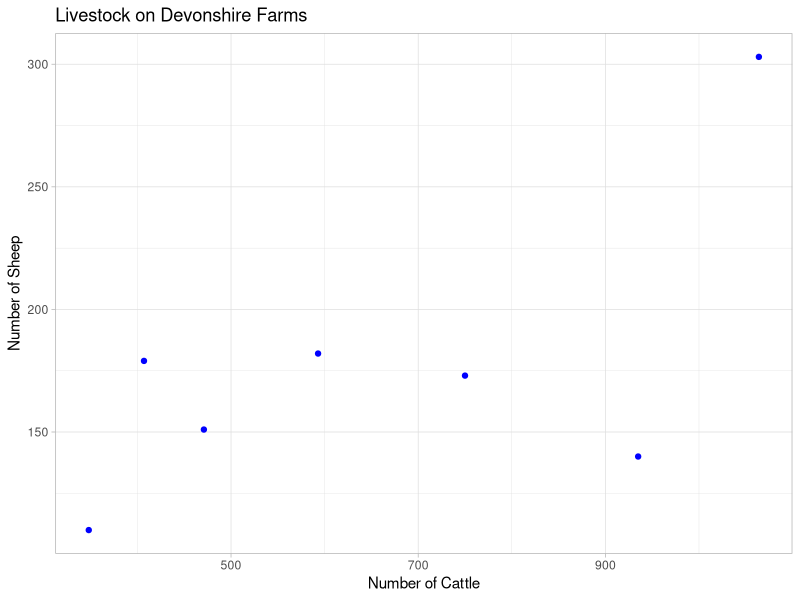
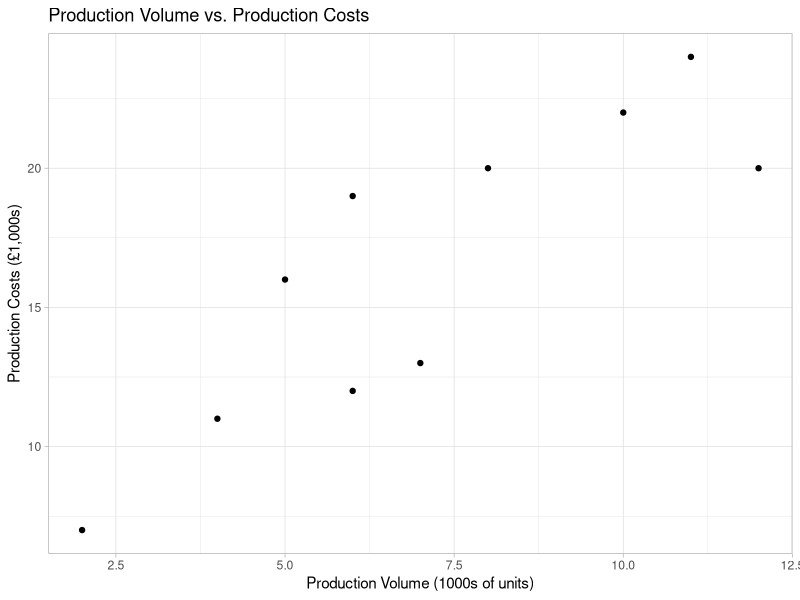
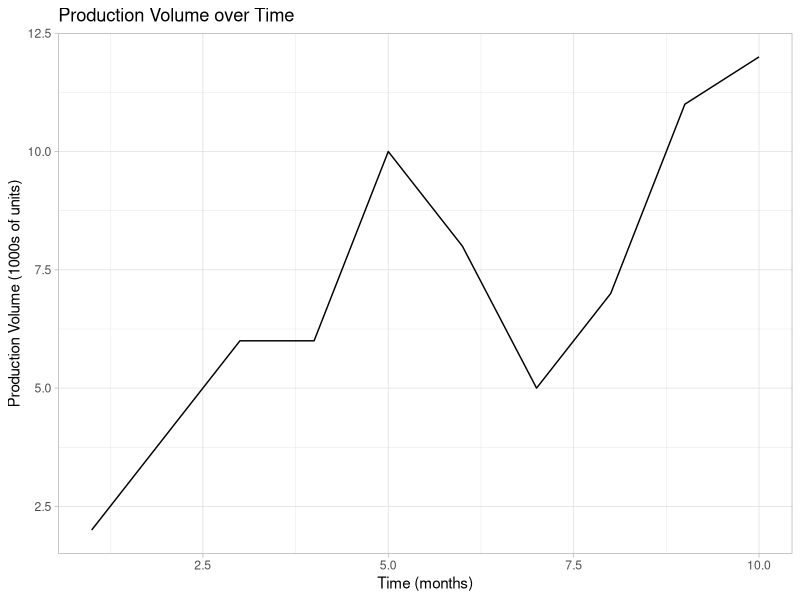
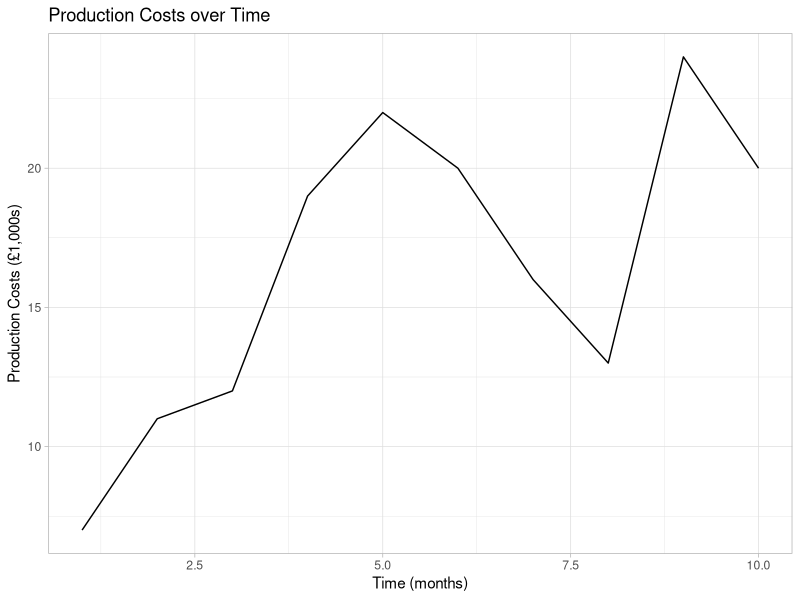
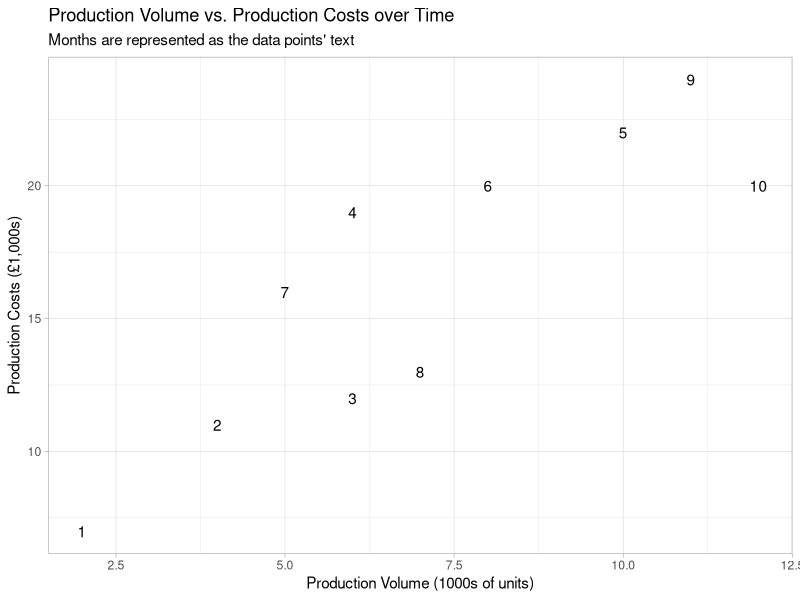

The R source for these figures, in order:
## ---- chunk 1
knitr::opts_chunk$set(echo = TRUE)
library(ggplot2)
library(tidyr)
library(dplyr)
## ---- chunk 2
cattle <- c(348, 407, 1064, 750, 593, 1867, 471, 935, 1443)
sheep <- c(110, 179, 303, 173, 182, 458, 151, 140, 222)
## ---- chunk 3
cattle_new <- cattle[-c(6, 9)]
sheep_new <- sheep[-c(6, 9)]
## ---- chunk 4
df <- data.frame(cattle_new, sheep_new)
## ---- chunk 5
df
## ---- chunk 6
ggplot(df, aes(x = cattle_new, y = sheep_new)) +
  theme_light() + geom_point(col = 'blue') +
  labs(x = "Number of Cattle", y = "Number of Sheep",
       title = "Livestock on Devonshire Farms")
## ---- chunk 7
df %>%
  summarise(mean_cattle_new = mean(cattle_new),
            mean_sheep_new = mean(sheep_new),
            median_cattle_new = mean(cattle_new),
            median_sheep_new = mean(sheep_new))
## ---- chunk 8
sum_cattle_new <- sum(cattle_new)
len_cattle_new <- length(cattle_new)

sum_cattle_new / len_cattle_new
## ---- chunk 9
results <- c(5, 5, 2, 4, 3, 5, 5, 1, 2, 5)
## ---- chunk 10
results_factor <- factor(results, levels = c(1, 2, 3, 4, 5),
                         labels = c('Strongly Disagree', 'Disagree', 'Neutral', 'Agree',
                                    'Strongly Agree'))
## ---- chunk 11
results_table <- table(results_factor)
## ---- chunk 12
results_table
## ---- chunk 13
reversed_results_factor <- factor(results, levels = c(5, 4, 3, 2, 1),
                                  labels = c('Strongly Agree', 'Agree', 'Neutral',
                                             'Disagree', 'Strongly Disagree'))

reversed_results_table <- table(reversed_results_factor)
## ---- chunk 14
reversed_results_table
## ---- chunk 15
volume <- c(2, 4, 6, 6, 10, 8, 5, 7, 11, 12)
costs <- c(7, 11, 12, 19, 22, 20, 16, 13, 24, 20)
## ---- chunk 16
# Create a data frame, using the provided vectors
df <- data.frame(volume, costs)

# Plot production volume vs. production costs
ggplot(df, aes(x = volume, y = costs)) +
  theme_light() + geom_point() +
  labs(x = "Production Volume (1000s of units)",
       y = "Production Costs (£1,000s)",
       title = "Production Volume vs. Production Costs")
## ---- chunk 17
# Create a vector of months and add it to the data frame
month <- c(1:10)
df <- cbind(df, month)

# Plot production volume vs. time
ggplot(df, aes(x = month, y = volume)) +
  theme_light() + geom_line() +
  labs(x = "Time (months)", y = "Production Volume (1000s of units)",
       title = "Production Volume over Time")
## ---- chunk 18
ggplot(df, aes(x = month, y = costs)) +
  theme_light() + geom_line() +
  labs(x = "Time (months)", y = "Production Costs (£1,000s)",
       title = "Production Costs over Time")
## ---- chunk 19
ggplot(df, aes(x = volume, y = costs, label = row.names(df))) +
  theme_light() + geom_text() +
  labs(x = "Production Volume (1000s of units)",
       y = "Production Costs (£1,000s)",
       title = "Production Volume vs. Production Costs over Time",
       subtitle = "Months are represented as the data points' text")
